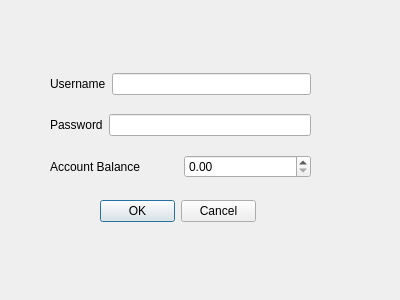
<?xml version="1.0" encoding="UTF-8"?>
<ui version="4.0">
 <class>SignUpDialog</class>
 <widget class="QDialog" name="SignUpDialog">
  <property name="geometry">
   <rect>
    <x>0</x>
    <y>0</y>
    <width>400</width>
    <height>300</height>
   </rect>
  </property>
  <property name="windowTitle">
   <string>Dialog</string>
  </property>
  <widget class="QDialogButtonBox" name="buttonBox">
   <property name="geometry">
    <rect>
     <x>100</x>
     <y>200</y>
     <width>156</width>
     <height>23</height>
    </rect>
   </property>
   <property name="standardButtons">
    <set>QDialogButtonBox::Cancel|QDialogButtonBox::Ok</set>
   </property>
  </widget>
  <widget class="QWidget" name="layoutWidget">
   <property name="geometry">
    <rect>
     <x>50</x>
     <y>60</y>
     <width>261</width>
     <height>131</height>
    </rect>
   </property>
   <layout class="QVBoxLayout" name="verticalLayout">
    <item>
     <layout class="QHBoxLayout" name="horizontalLayout">
      <item>
       <widget class="QLabel" name="label">
        <property name="text">
         <string>Username</string>
        </property>
       </widget>
      </item>
      <item>
       <widget class="QLineEdit" name="sign_username"/>
      </item>
     </layout>
    </item>
    <item>
     <layout class="QHBoxLayout" name="horizontalLayout_2">
      <item>
       <widget class="QLabel" name="label_2">
        <property name="text">
         <string>Password</string>
        </property>
       </widget>
      </item>
      <item>
       <widget class="QLineEdit" name="sign_password"/>
      </item>
     </layout>
    </item>
    <item>
     <layout class="QHBoxLayout" name="horizontalLayout_3">
      <item>
       <widget class="QLabel" name="label_3">
        <property name="text">
         <string>Account Balance</string>
        </property>
       </widget>
      </item>
      <item>
       <widget class="QDoubleSpinBox" name="start_balance">
        <property name="maximum">
         <double>1000000000.000000000000000</double>
        </property>
       </widget>
      </item>
     </layout>
    </item>
   </layout>
  </widget>
 </widget>
 <resources/>
 <connections/>
</ui>
